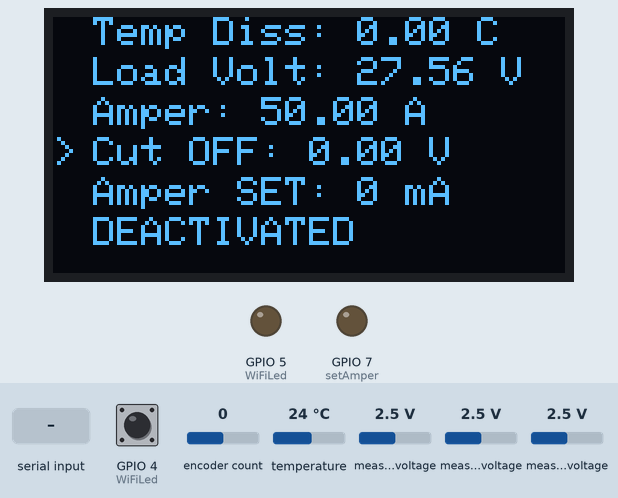
Bench run of a sketch on a simulated ESP32. On the bench: 128×64 one-colour display, output pins drawn as LEDs (lit = HIGH). The inputs (shaded band) are chosen by the test bench; at power-on: GPIO 4 (WiFiLed) HIGH, temperature 24 °C, measured voltage 2.5 V, encoder count 0. WiFi joins after 1.5 s; servers stay silent unless stated; the display library's start-up logo is not drawn; what the sketch prints to the serial monitor is not drawn.

Above: at 6.4 s.
6.5 s: GPIO 4 (WiFiLed) pulled LOW for 0.15 s
At 11.7 s:
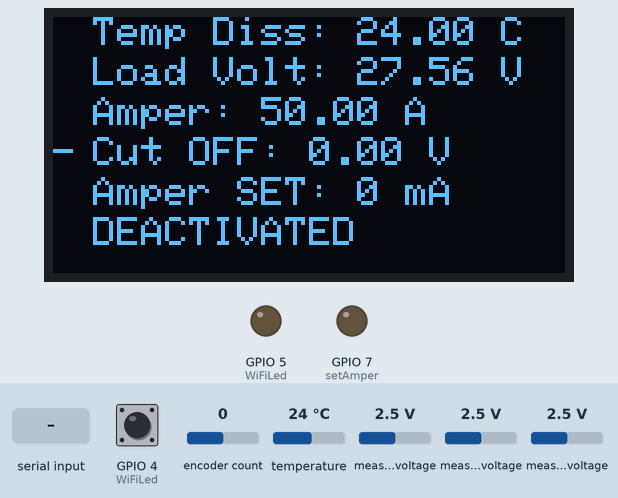
12.3 s: GPIO 4 (WiFiLed) pulled LOW for 1 s
14.8 s: "90,45\n" received over Serial
At 15.4 s:
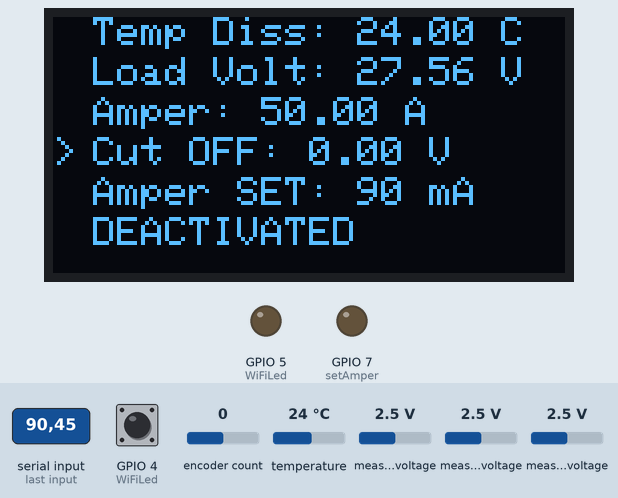
16.4 s: temperature set to 12 °C
At 22.3 s:
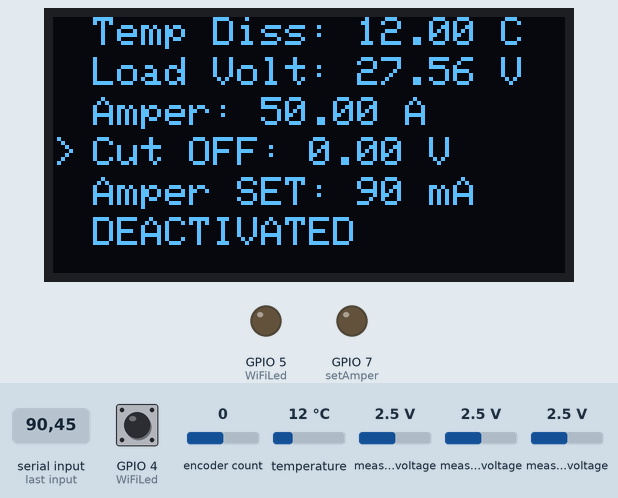
23.0 s: measured voltage (sensor 200) set to 0.1 V
At 23.7 s:
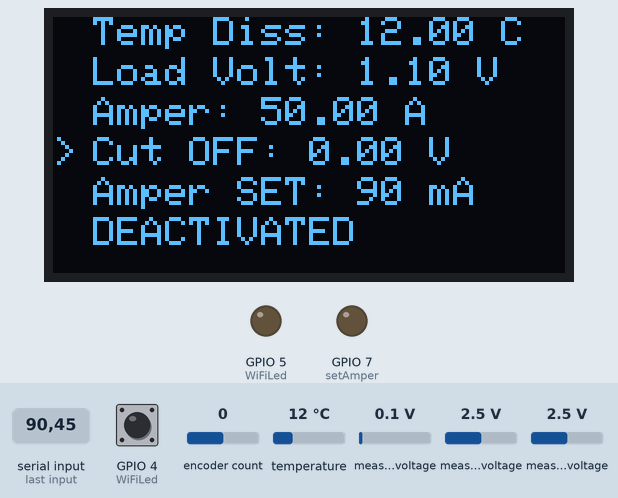
24.7 s: measured voltage (sensor 201) set to 0.1 V
At 26.2 s:
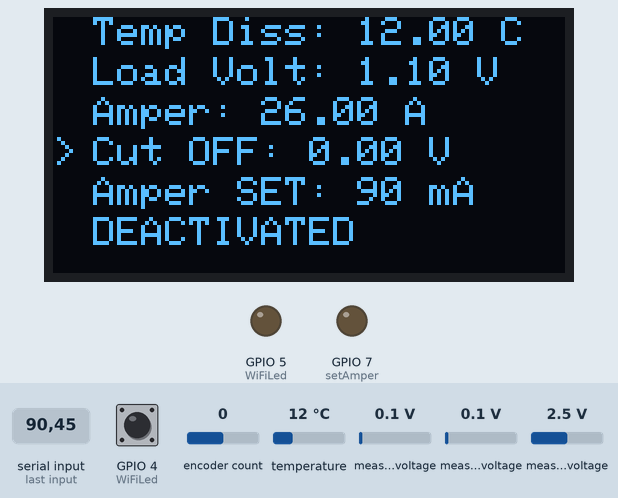
Timing chart, 0 to 27.2 s (numbered marks = the images above; inputs shaded):
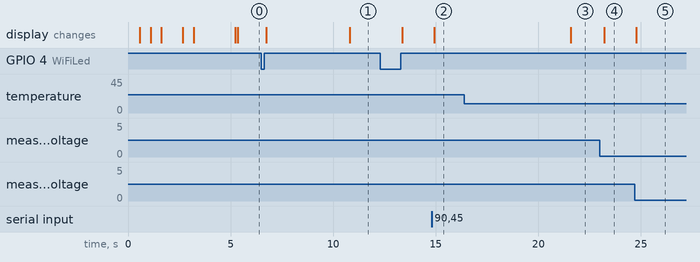

The sketch:

CaricoElettronicoWiFi3.ino
```cpp
#include <WiFiManager.h>
#include <Wire.h>
//#include <Adafruit_GFX.h>
#include <Adafruit_SH110X.h>
#include <SPI.h>
#include <Arduino.h>
#include <AiEsp32RotaryEncoder.h>
#include <OneWire.h>
#include <DallasTemperature.h>
#include <Adafruit_ADS1X15.h>

#define SCREEN_WIDTH 128     // OLED display width, in pixels
#define SCREEN_HEIGHT 64     // OLED display height, in pixels
#define OLED_RESET -1        // Reset pin # (or -1 if sharing Arduino reset pin)
#define SCREEN_ADDRESS 0x3C  ///< See datasheet for Address; 0x3D for 128x64, 0x3C for 128x32
Adafruit_SH1106G display = Adafruit_SH1106G(SCREEN_WIDTH, SCREEN_HEIGHT, &Wire, OLED_RESET);

#define Switch D3
#define WiFiLed D4
#define ONE_WIRE_BUS D5
#define R_CLK D7
#define R_DT D6
#define setAmper D8

#define ROTARY_ENCODER_STEPS 4

AiEsp32RotaryEncoder rotaryEncoder = AiEsp32RotaryEncoder(R_CLK, R_DT, Switch, -1, ROTARY_ENCODER_STEPS);

OneWire oneWire(ONE_WIRE_BUS);
DallasTemperature sensors(&oneWire);

Adafruit_ADS1115 ads;

WiFiManager wm;
//int sensorValue = 0;
int _amper = 0;
unsigned long analogLoop = millis();
unsigned long refreshLoop = millis();
unsigned long tempLoop = millis();

bool _menuSelected = false;
bool _active = false;
unsigned int _menu = 0;
int _menuSize = 2;
int serialInput;
int encoderPosition;
float tempC;
float _cutOff = 0.00;
float volts0, volts1, volts2;

void IRAM_ATTR readEncoderISR() {
  rotaryEncoder.readEncoder_ISR();
}

void setup() {
  Serial.begin(115200);

  if (!display.begin(SCREEN_ADDRESS, true)) {
    Serial.println(F("SSD1306 allocation failed"));
    for (;;)
      ;  // Don't proceed, loop forever
  }

  display.display();
  display.clearDisplay();
  display.setTextSize(1);              // Normal 1:1 pixel scale
  display.setTextColor(SH110X_WHITE);  // Draw white text
  display.setCursor(0, 0);
  delay(500);  // Start at top-left corner
  display.println(F("Init Display..."));
  display.display();
  delay(500);
  pinMode(setAmper, OUTPUT);
  pinMode(WiFiLed, OUTPUT);
  ads.setGain(GAIN_ONE);
  if (!ads.begin()) {
    Serial.println("Failed to initialize ADS.");
    while (1)
      ;
  }
  display.println(F("Init I/O..."));
  display.display();
  delay(500);
  digitalWrite(WiFiLed, LOW);
  display.println(F("Init WiFi..."));
  display.display();
  delay(500);
  WiFi.mode(WIFI_STA);
  delay(500);
  display.println(F("Init Temp Sensor..."));
  display.display();
  sensors.begin();
  delay(500);
  display.println(F("Init Encoder..."));
  display.display();
  rotaryEncoder.begin();
  rotaryEncoder.setup(readEncoderISR);
  rotaryEncoder.setBoundaries(0, _menuSize, false);
  rotaryEncoder.setAcceleration(250);
  delay(500);
  wm.setConfigPortalBlocking(false);
  wm.setConfigPortalTimeout(60);
  // wm.resetSettings();

  if (wm.autoConnect("AutoConnectAP")) {
    Serial.println("connected...yeey :)");
  } else {
    Serial.println("Configportal running");
  }
}

void loop() {
  int16_t adc0, adc1, adc2;
  wm.process();
  rotary_loop();

  if (millis() - tempLoop > 10000) {
    sensors.requestTemperatures();
    tempC = sensors.getTempCByIndex(0);
    tempLoop = millis();
  }

  if (millis() - refreshLoop > 100) {
    refreshScreen();
    refreshLoop = millis();
  }

  if (millis() - analogLoop > 500) {
    adc0 = ads.readADC_SingleEnded(0);
    adc1 = ads.readADC_SingleEnded(1);
    adc2 = ads.readADC_SingleEnded(2);
    volts0 = ads.computeVolts(adc0);
    volts1 = ads.computeVolts(adc1);
    volts2 = ads.computeVolts(adc2);
    analogLoop = millis();
  }

  if(_active){
    int Amper = map(_amper, 0, 25400, 0, 254);
    analogWrite(setAmper, Amper);
  }else{
    analogWrite(setAmper, 0);
  }

  if (Serial.available() > 0) {
    static char input[16];
    static uint8_t i;
    char c = Serial.read();
    if (c != '\n' && i < 15)  // assuming "Carriage Return" is chosen in the Serial monitor as the line ending character
      input[i++] = c;
    else {
      input[i] = '\0';
      i = 0;
      _amper = atoi(input);
      if (_amper >= 0 and _amper < 20000) {
        serialInput = _amper;
        int Amper = map(_amper, 0, 20000, 0, 254);
        //analogWrite(setAmper, Amper);
        Serial.print("A set: ");
        Serial.println(Amper);
      }
      Serial.println(serialInput);
    }
  }
}


void refreshScreen() {
  display.clearDisplay();
  display.setTextSize(1);              // Normal 1:1 pixel scale
  display.setTextColor(SH110X_WHITE);  // Draw white text
  display.setCursor(10, 0);
  display.print("Temp Diss: ");
  display.print(tempC);
  display.print(" C");
  display.setCursor(10, 10);
  display.print("Load Volt: ");
  display.print(volts0 * 11.0222312);
  display.print(" V");
  display.setCursor(10, 20);
  display.print("Amper: ");
  display.print((volts1 + volts2)*10);
  display.print(" A");
  display.setCursor(10, 30);
  display.print("Cut OFF: ");
  display.print(_cutOff);
  display.print(" V");
  display.setCursor(10, 40);
  display.print("Amper SET: ");
  display.print(_amper);
  display.print(" mA");
  display.setCursor(10, 50);
  if (_active) display.print("ACTIVATED");
  else display.print("DEACTIVATED");


  switch (_menu) {
    case 0:
      display.setCursor(0, 30);
      display.print(_menuSelected ? "-" : ">");
      break;
    case 1:
      display.setCursor(0, 40);
      display.print(_menuSelected ? "-" : ">");
      break;
    case 2:
      display.setCursor(0, 50);
      display.print(_menuSelected ? "-" : ">");
      break;
  }
  display.display();
}

void rotary_loop() {
  static bool _first = false;
  if (rotaryEncoder.encoderChanged()) {
    if (!_menuSelected) {
      rotaryEncoder.setBoundaries(0, 2, false);
      if (_first) {
        rotaryEncoder.setEncoderValue(_menu);
        _first = false;
      }
      _menu = rotaryEncoder.readEncoder();
      Serial.println(_menu);
    } else {
      switch (_menu) {
        case 0:
          rotaryEncoder.setBoundaries(0, 5000, false);
          if (_first) {
            rotaryEncoder.setEncoderValue(_cutOff*100);
            _first = false;
          }
          _cutOff = (float)rotaryEncoder.readEncoder() / 100.00;
          break;
        case 1:
          rotaryEncoder.setBoundaries(0, 20000, false);
          if (_first) {
            rotaryEncoder.setEncoderValue(_amper);
            _first = false;
          }
          _amper = rotaryEncoder.readEncoder();
          break;
        case 2:
          _active = !_active;
          break;
      }
    }
  }
  if (rotaryEncoder.isEncoderButtonClicked()) {
    _menuSelected = !_menuSelected;
    _first = true;
    delay(50);
  }
}
```

Measured:
- after the input at 6.5 s, the display: first changes after 0.25 s (image 1 shows a later state)
- after the input at 14.8 s, the display: changes after 0.12 s (image 2)
- after the input at 16.4 s, the display: changes after 5.2 s (image 3)
- after the input at 23.0 s, the display: changes after 0.21 s (image 4)
- after the input at 24.7 s, the display: changes after 0.08 s (image 5)
